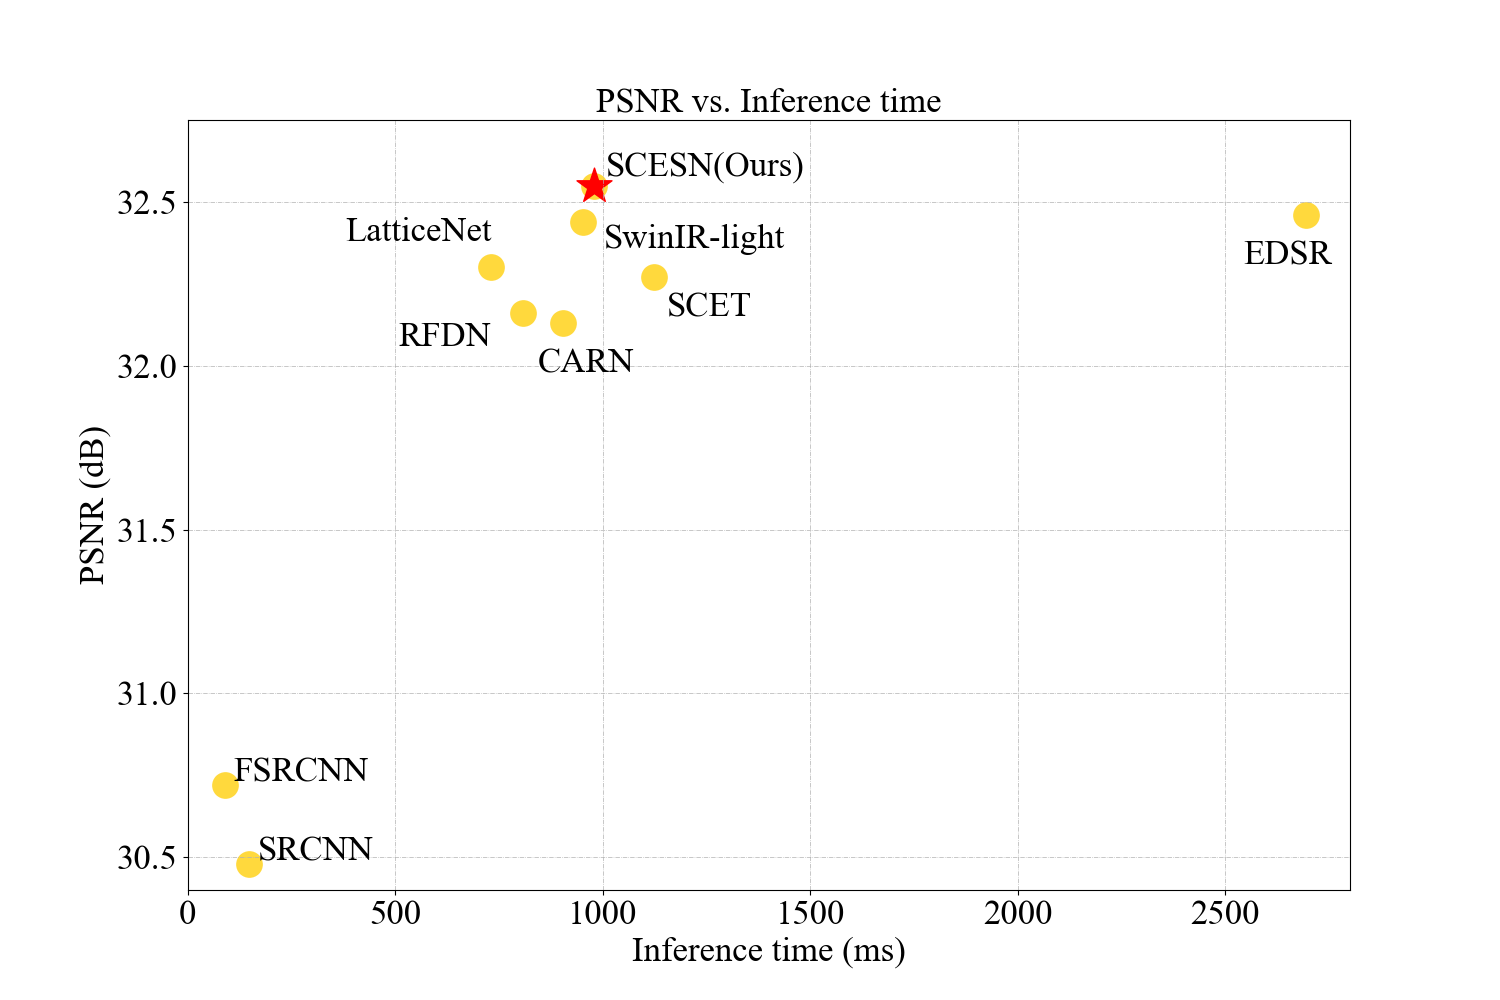

This chart was generated by the following Python code:
def main():
    import matplotlib.pyplot as plt
    plt.rcParams['font.family'] = 'Times New Roman'

    fig, ax = plt.subplots(figsize=(15, 10))
    radius = 9.5
    notation_size = 25
    '''10 - 25'''
    # BSRN, RFDN
    # x = [149, 91, 904, 462, 808, 731, 834, 533, 795]
    # y = [30.48, 30.72, 32.13, 32.21, 32.16, 32.30, 32.35, 32.41, 32.13]
    # 推理时间
    # inference_time = [149, 91, 904, 462, 808, 731, 834, 533, 795, 978]

    # PSNR值
    # psnr_values = [30.48, 30.72, 32.13, 32.21, 32.16, 32.30, 32.35, 32.41, 32.13, 32.55]

    # 方法名称
    # methods = ['SRCNN', 'FSRCNN', 'CARN', 'IMDN', 'RFDN', 'LatticeNet', 'BSRN', 'MDAN(Ours)', 'PAN', 'SCESN']

    result_dict = {
        'SRCNN': {'inference_time': 149, 'psnr': 30.48, 'x_offset': 20, 'y_offset': 0.01, 'mark': False},
        'FSRCNN': {'inference_time': 91, 'psnr': 30.72, 'x_offset': 20, 'y_offset': 0.01, 'mark': False},
        'CARN': {'inference_time': 904, 'psnr': 32.13, 'x_offset': -60, 'y_offset': -0.15, 'mark': False},
        # 'IMDN': {'inference_time': 462, 'psnr': 32.21, 'x_offset': 20, 'y_offset': 0.01, 'mark': False},
        'RFDN': {'inference_time': 808, 'psnr': 32.16, 'x_offset': -300, 'y_offset': -0.1, 'mark': False},
        'LatticeNet': {'inference_time': 731, 'psnr': 32.30, 'x_offset': -350, 'y_offset': 0.08, 'mark': False},
        # 'BSRN': {'inference_time': 834, 'psnr': 32.35, 'x_offset': 20, 'y_offset': 0.01, 'mark': False},
        # 'MDAN(Ours)': {'inference_time': 533, 'psnr': 32.41, 'x_offset': 20, 'y_offset': 0.01, 'mark': False},
        # 'PAN': {'inference_time': 795, 'psnr': 32.13, 'x_offset': -60, 'y_offset': -0.15, 'mark': False},
        'SCESN(Ours)': {'inference_time': 978, 'psnr': 32.55, 'x_offset': 30, 'y_offset': 0.03, 'mark': False},
        'SwinIR-light': {'inference_time': 953, 'psnr': 32.44, 'x_offset': 50, 'y_offset': -0.08, 'mark': False},
        'SCET': {'inference_time': 1124, 'psnr': 32.27, 'x_offset': 30, 'y_offset': -0.12, 'mark': False},
        'EDSR': {'inference_time': 2694, 'psnr': 32.46, 'x_offset': -150, 'y_offset': -0.15, 'mark': False},
    }

    area = (20) * radius ** 2
    inference_time = [values['inference_time'] for values in result_dict.values()]
    psnr_values = [values['psnr'] for values in result_dict.values()]
    ax.scatter(inference_time, psnr_values, s=area, alpha=1.0, marker='.', c='#FFD93D', edgecolors='white',
               linewidths=2.0)
    for method, values in result_dict.items():
        x_offset = values['x_offset']
        y_offset = values['y_offset']
        plt.annotate(method, (values['inference_time'] + x_offset, values['psnr'] + y_offset),
                     fontsize=notation_size)
    '''Ours marker'''
    x = [978]
    y = [32.55]
    ax.scatter(x, y, alpha=1.0, marker='*', c='r', s=700)

    plt.xlim(0, 2800)
    plt.ylim(30.4, 32.75)
    plt.xlabel('Inference time (ms)', fontsize=notation_size)
    plt.ylabel('PSNR (dB)', fontsize=notation_size)
    plt.title('PSNR vs. Inference time', fontsize=notation_size)

    for size in ax.get_xticklabels():  # Set fontsize for x-axis
        size.set_fontsize(notation_size)
    for size in ax.get_yticklabels():  # Set fontsize for y-axis
        size.set_fontsize(notation_size)

    ax.grid(b=True, linestyle='-.', linewidth=0.5)
    plt.show()

    fig.savefig('SCESN_time.png')


if __name__ == '__main__':
    main()
